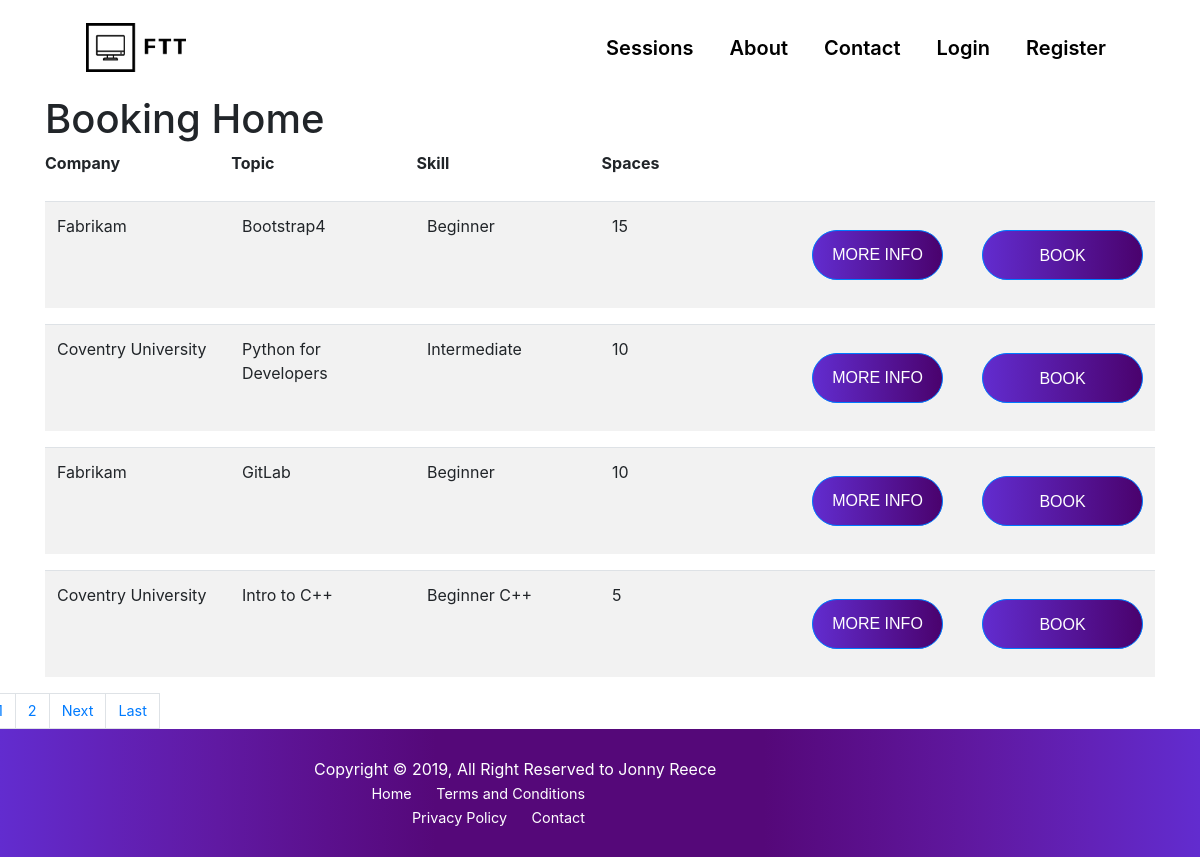
The page /bookings/ on the database its author committed.
### Bookings/models.py (models this page shows, shortened)
class Session(models.Model):
    skill = models.CharField(max_length = 100)
    description = models.TextField()
    spaces = models.IntegerField()
    title = models.CharField(max_length = 100)
    company = models.CharField(max_length = 100)
    teacher = models.ForeignKey(User, on_delete=models.CASCADE, default = 2) # foreign key user THIS WILL BE DELETED BECAUSE SESSION FK GOES IN USER
    logo = models.ImageField(default = 'python-19.png', upload_to='profile_pics', blank = False)

### Bookings/views.py (the view)
# urls.py: path('', SessionListView.as_view(), name='Bookings'), #replace with views.home
class SessionListView(ListView):
    model = Session
    template_name='Bookings/home.html' # what the browser looks for in class views
    context_object_name = 'session'
    ordering = ['-spaces'] # orders by descending spaces
    paginate_by = 4         #pagination

### Bookings/Templates/Bookings/home.html (shortened to what this page needs)
{% extends "Bookings/base.html" %}
{% load static %}
{% block css %}
<link rel="stylesheet" type="text/css" href="{% static 'Bookings/main.css' %}">
<link rel="stylesheet" type="text/css" href="{% static 'Bookings/bookingtable.css' %}">
{% endblock css %}
{% block content %}
<h1>Booking Home</h1>
    <table class="table-fluid">
    <thead>
        <tr>
          <th>Company</th>
          <th>Topic</th>
          <th>Skill</th>
          <th>Spaces</th>
        </div>
          <th></th>
          <th></th>
    {% for class in session %}
    <div class= "container">
        <table class="table table-striped">
            <tbody>
              <tr>
              <div class = "col">
                <td>{{ class.company }}</td>
              </div>
              <div class = "col">
                <td>{{ class.title}}</td>
              </div>
                <td>{{ class.skill }}</td>
              <div class = "col">
                <td>{{ class.spaces }}</td>
              </div>
                <td>
          <div class = "col">
            <button type="button" class="btn btn-primary" data-toggle="modal" data-target="#mymodal{{ class.id }}">
            More info
          </button>
        </div></td>
        <td><a href="{% url 'details' class.id %}" class="btn btn-primary ss">Book</a></td>
              </tr>
            </tbody>
          </table>
        </div>
    {% endfor %}
{% if is_paginated %}
        <div class="row">
            {% for num in page_obj.paginator.page_range %}
            {% if page_obj.number == num %}
            <a class="page-link" href="?page={{ num }}">{{ num }}</a>
            {% elif num > page_obj.number|add:'-2' and num < page_obj.number|add:'2' %}
            <a class="page-link" href="?page={{ num }}">{{ num }}</a>
            {% endif %}
            {% endfor %}
            {% if page_obj.has_next %}
            <a class="page-link" href="?page={{ page_obj.next_page_number }}">Next</a>
            <a class="page-link" href="?page={{ page_obj.paginator.num_pages }}">Last</a>
        </div>
{% endif %}
{% endif %}
{% endblock content %}

### Bookings/static/Bookings/main.css (style rules this page uses)
* { margin: 0; padding: 0; border: 0; outline: 0; font-size: 100%; vertical-align: baseline; }
html { font-family: CircularBOLD, sans-serif; font-family: CircularBOOK, sans-serif; }
body { width: 100%; margin: 0 auto; overflow-x: hidden; }
a { display: block; text-align: right; text-decoration: none; color: #999; font-size: 0.9rem; transition: .3s; }
.btn { display: block; width: 100%; height: 50px; border-radius: 25px !important; outline: none; border: none; background-image: linear-gradient(to right, #622CCF, #4A026D, #622CCF); background-size: 200%; font-size: 1.2rem; color: #fff !important; font-family: 'Poppins', sans-serif; text-transform: uppercase; margin: 1rem 0; cursor: pointer; transition: .5s; }

### Bookings/static/Bookings/bookingtable.css (style rules this page uses)
th { height: 50px; width: 190px; }
td { height: 50px; width: 160px; }
.ss { padding-top: 13px !important; }

### rows shown on the page
Session: company "Fabrikam", title "Bootstrap4", skill "Beginner", spaces "15"
Session: company "Coventry University", title "Python for Developers", skill "Intermediate", spaces "10"
Session: company "Fabrikam", title "GitLab", skill "Beginner", spaces "10"
Session: company "Coventry University", title "Intro to C++", skill "Beginner C++", spaces "5"

### other values the page prints
{{ num }} "2"
